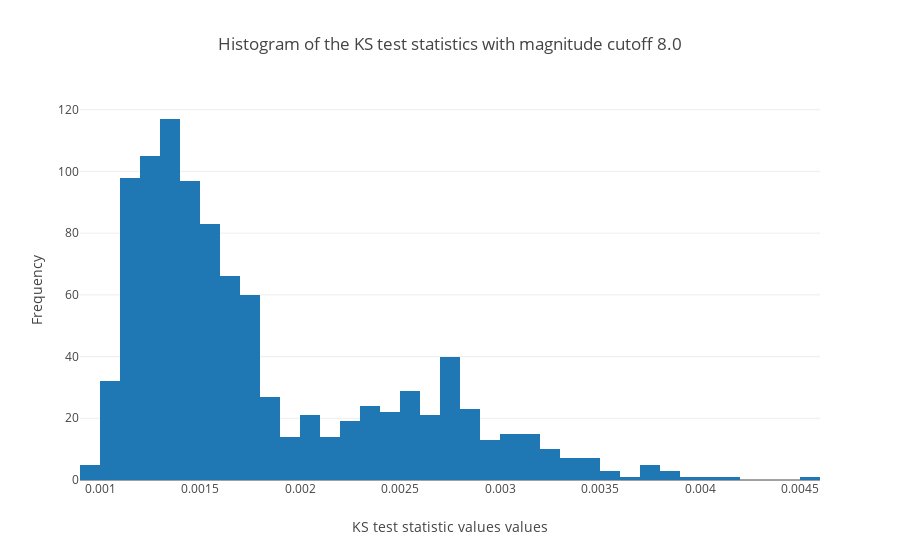

Notebook code cell kept with this figure:
### Code cell
#stats.kstest(H2_80, H1_80)
ks80
#DD = np.abs(H2_80 - stats.uniform(0, np.max(H2_80)).cdf)
trace10 = go.Histogram(x = ks70, name='Mw>7.0')
trace11 = go.Histogram(x = ks75, name='Mw>7.5')
trace12 = go.Histogram(x = ks80, name='Mw>8.0')

fig = tools.make_subplots(rows=1, cols=1)

#fig.append_trace(trace10, 1, 1)
fig.append_trace(trace12, 1, 1)
#fig.append_trace(trace12, 1, 3)

fig['layout'].update(title='Histogram of the KS test statistics with magnitude cutoff 8.0',
                   xaxis= dict(title='KS test statistic values values'), 
                     yaxis= dict(title='Frequency'))

#data = [go.Histogram(x = ks80)]
#fig = go.Figure(data=data)
iplot(fig)

### Figure 1 — Plotly figure (JSON) as saved in the notebook; plotly's stock layout.template omitted (floating-point values rounded to 4 significant figures; data arrays with more than 128 entries replaced by an {"elided": "..."} marker saying what was removed)
{"data": [{"name": "Mw>8.0", "type": "histogram", "x": {"elided": "1000 float values"}, "xaxis": "x1", "yaxis": "y1"}], "layout": {"title": "Histogram of the KS test statistics with magnitude cutoff 8.0", "xaxis": {"title": "KS test statistic values values"}, "xaxis1": {"anchor": "y1", "domain": [0, 1]}, "yaxis": {"title": "Frequency"}, "yaxis1": {"anchor": "x1", "domain": [0, 1]}}}
